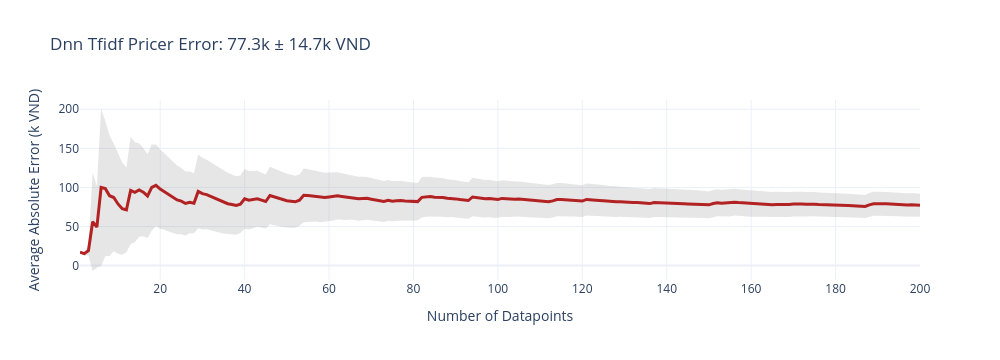
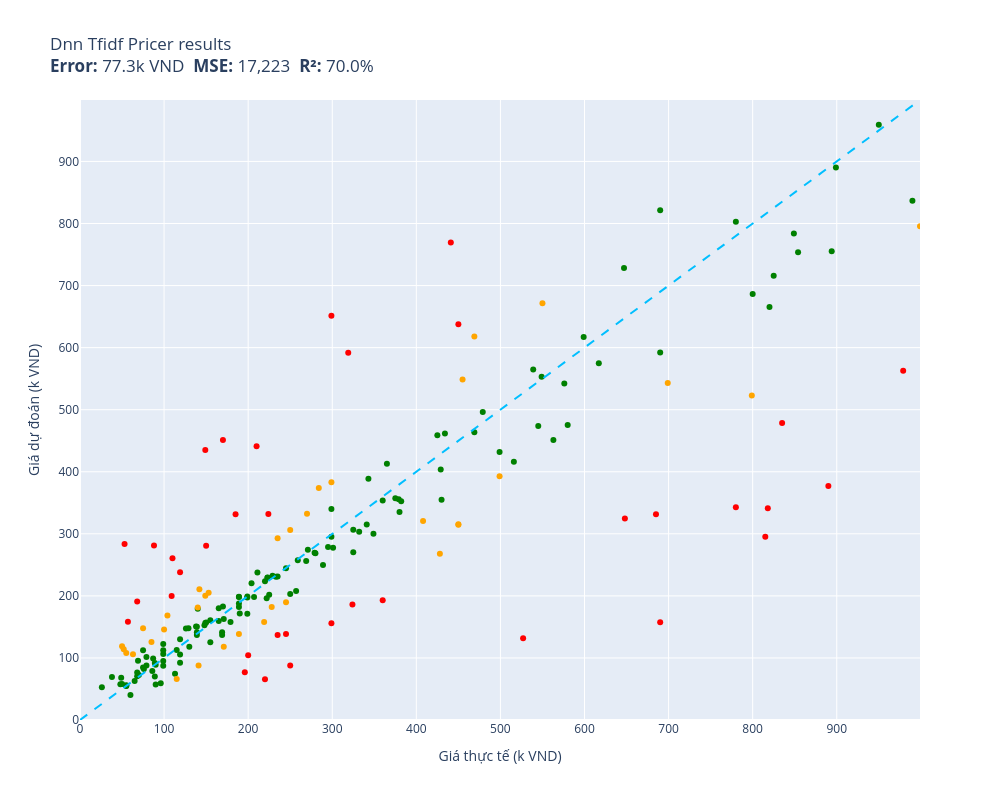

Write notebook code for charts like these, in order.
### Markdown cell above
## 6. Evaluate on 200 Test Samples

Dùng `pricer_vi_2/evaluator.py` — scatter plot + error trend chart.

### Code cell
def dnn_tfidf_pricer(item):
    return runner.inference(item)

results = evaluate(dnn_tfidf_pricer, test)
print(f"MAE: {results['mae']:.1f}k VND | MSE: {results['mse']:,.0f} | R²: {results['r2']:.1f}%")

### Figure 1 — Plotly figure (JSON) as saved in the notebook; plotly's stock layout.template omitted (floating-point values rounded to 4 significant figures; data arrays with more than 128 entries replaced by an {"elided": "..."} marker saying what was removed)
{"data": [{"fill": "toself", "fillcolor": "rgba(128,128,128,0.2)", "hoverinfo": "skip", "line": {"color": "rgba(255,255,255,0)"}, "name": "95% CI", "showlegend": false, "type": "scatter", "x": {"elided": "400 int values"}, "y": {"elided": "400 float values"}}, {"customdata": {"elided": "200x1 float values"}, "hovertemplate": "n=%{x}<br>Avg Error=%{y:.1f}k VND<br>±95% CI=%{customdata[0]:.1f}k<extra></extra>", "line": {"color": "firebrick", "width": 3}, "mode": "lines", "name": "Cumulative Avg Error", "type": "scatter", "x": {"elided": "200 int values"}, "y": {"elided": "200 float values"}}], "layout": {"height": 360, "showlegend": false, "title": {"text": "Dnn Tfidf Pricer Error: 77.3k ± 14.7k VND"}, "width": 1000, "xaxis": {"title": {"text": "Number of Datapoints"}}, "yaxis": {"title": {"text": "Average Absolute Error (k VND)"}}}}

### Figure 2 — Plotly figure (JSON) as saved in the notebook; plotly's stock layout.template omitted (floating-point values rounded to 4 significant figures; data arrays with more than 128 entries replaced by an {"elided": "..."} marker saying what was removed)
{"data": [{"customdata": {"elided": "129x1 str values"}, "hovertemplate": "%{customdata[0]}<extra></extra>", "legendgroup": "green", "marker": {"color": "green", "size": 6, "symbol": "circle"}, "mode": "markers", "name": "green", "orientation": "v", "showlegend": true, "type": "scatter", "x": {"elided": "129 int values"}, "xaxis": "x", "y": {"elided": "129 float values"}, "yaxis": "y"}, {"customdata": [["Phần Mềm Diệt Virus Trend Micro Maximum ...\\Dự đoán: 192.8k VND  Thực tế: 360.0k VND"], ["Combo Bộ sạc ANSMANN POWERLINE 4 Smart k...\\Dự đoán: 331.7k VND  Thực tế: 685.0k VND"], ["BÚA ĐA NĂNG TOTAL THMFH0126 - HÀNG CHÍNH...\\Dự đoán: 131.6k VND  Thực tế: 527.0k VND"], ["Dây đai du lịch Master Lock 4701EURDGRN ...\\Dự đoán: 186.3k VND  Thực tế: 324.0k VND"], ["Quần bơi lưng cao LMcation Anita - Vườn ...\\Dự đoán: 435.2k VND  Thực tế: 149.0k VND"], ["Giá Đỡ Dây Cáp Wi WU CH011 - Hàng Chính ...\\Dự đoán: 260.7k VND  Thực tế: 110.0k VND"], ["Lốc 4 Gói băng vệ sinh Kotex Bảo Vệ Toàn...\\Dự đoán: 76.9k VND  Thực tế: 196.0k VND"], ["Thú nhồi bông rồng sữa vô tri êm mịn - S...\\Dự đoán: 295.4k VND  Thực tế: 815.0k VND"], ["Quạt treo tường Lifan TE-1689 có remote ...\\Dự đoán: 478.5k VND  Thực tế: 835.0k VND"], ["Đồ Chơi Tay Cầm Âm Nhạc 2 TOONYKIDS - Đồ...\\Dự đoán: 331.9k VND  Thực tế: 224.0k VND"], ["Tinh Chất Dưỡng Sáng Da Vitamin C CNP De...\\Dự đoán: 342.8k VND  Thực tế: 780.0k VND"], ["Ổ Khóa Chống Trộm Thông Minh\\Dự đoán: 281.0k VND  Thực tế: 88.0k VND"], ["Sữa bột Enfagrow A+ Neuropro 4 1.7kg với...\\Dự đoán: 562.9k VND  Thực tế: 979.0k VND"], ["Thuốc Bột Nhuộm Hoa Tươi  màu thực phẩm ...\\Dự đoán: 280.8k VND  Thực tế: 150.0k VND"], ["Tấm dán patch_velcro treo tường\\Dự đoán: 65.8k VND  Thực tế: 220.0k VND"], ["Nệm cho chó mèo 40x50cm Điều Hòa phù hợp...\\Dự đoán: 104.4k VND  Thực tế: 200.0k VND"], ["Rượu Vang Chile Yali Wetland Reserva Cab...\\Dự đoán: 637.6k VND  Thực tế: 450.0k VND"], ["Miếng Lót Chuột MousePad Trải Bàn Nitend...\\Dự đoán: 238.1k VND  Thực tế: 119.0k VND"], ["AirTag Charm Strap hàng chính hãng Bone\\Dự đoán: 138.7k VND  Thực tế: 245.0k VND"], ["Kiếng Hậu Kitaco Z2 Japan 10mm\\Dự đoán: 157.4k VND  Thực tế: 690.0k VND"], ["Gấu Bông Đựng Khăn Giấy và Sọt Rác Tiện ...\\Dự đoán: 87.7k VND  Thực tế: 250.0k VND"], ["Chảo Nhôm Chống Dính You Cook 18cm\\Dự đoán: 199.8k VND  Thực tế: 109.0k VND"], ["Áo ren organza trắng Maxivic M042302\\Dự đoán: 377.2k VND  Thực tế: 890.0k VND"], ["Bộ Test Nước Emaux CE029\\Dự đoán: 441.1k VND  Thực tế: 210.0k VND"], ["Xịt Dưỡng Ẩm Eucerin Cho Da Nhạy Cảm 50m...\\Dự đoán: 451.2k VND  Thực tế: 170.0k VND"], ["Ugreen UG80110CM261TK bộ chuyển RS232 ra...\\Dự đoán: 769.4k VND  Thực tế: 441.0k VND"], ["Gối Tựa Lưng Massage Túi Khí Kéo Dãn,Tíc...\\Dự đoán: 591.6k VND  Thực tế: 319.0k VND"], ["Kẹp Gỗ Đa Năng  Dùng Để Gắp Kẹp Thức Ăn ...\\Dự đoán: 158.4k VND  Thực tế: 57.0k VND"], ["Đồ chơi lắp ráp Mô hình máy bay ném bom ...\\Dự đoán: 155.8k VND  Thực tế: 299.0k VND"], ["MŨI KHOAN ĐẤT Φ150X800MM INGCO GEA55221-...\\Dự đoán: 324.5k VND  Thực tế: 648.0k VND"], ["Hộp Nhựa 200x120x75mm - Chống nước CT\\Dự đoán: 283.5k VND  Thực tế: 53.0k VND"], ["Sữa tắm joyce & doll cho chó mèo - Sữa t...\\Dự đoán: 137.1k VND  Thực tế: 235.0k VND"], ["Bông Lau Thay Thế Cho Chổi Lau Nhà Cao C...\\Dự đoán: 190.9k VND  Thực tế: 68.0k VND"], ["(GIÁ TỐT) Giày đế xuồng nữ da bò thật mà...\\Dự đoán: 331.5k VND  Thực tế: 185.0k VND"], ["KB31EKT - Thẻ chìa khóa khách sạn Vivace...\\Dự đoán: 341.0k VND  Thực tế: 818.0k VND"], ["Tam sơn tam cấp kệ để bát hương ,nhang b...\\Dự đoán: 651.4k VND  Thực tế: 299.0k VND"]], "hovertemplate": "%{customdata[0]}<extra></extra>", "legendgroup": "red", "marker": {"color": "red", "size": 6, "symbol": "circle"}, "mode": "markers", "name": "red", "orientation": "v", "showlegend": true, "type": "scatter", "x": [360, 685, 527, 324, 149, 110, 196, 815, 835, 224, 780, 88, 979, 150, 220, 200, 450, 119, 245, 690, 250, 109, 890, 210, 170, 441, 319, 57, 299, 648, 53, 235, 68, 185, 818, 299], "xaxis": "x", "y": [192.8, 331.7, 131.6, 186.3, 435.2, 260.7, 76.91, 295.4, 478.5, 331.9, 342.8, 281.0, 562.9, 280.8, 65.81, 104.4, 637.6, 238.1, 138.7, 157.4, 87.66, 199.8, 377.2, 441.1, 451.2, 769.4, 591.6, 158.4, 155.8, 324.5, 283.5, 137.1, 190.9, 331.5, 341.0, 651.4], "yaxis": "y"}, {"customdata": [["Ugreen UG30771US230TK card mạng PCI-e 1x...\\Dự đoán: 373.7k VND  Thực tế: 284.0k VND"], ["Cặp Nút Đệm Tai Nghe Silicone Thay Thế C...\\Dự đoán: 118.8k VND  Thực tế: 50.0k VND"], ["COMBO 10 QUẦN ĐIỀU HÒA THÔNG HƠI 5083\\Dự đoán: 189.6k VND  Thực tế: 245.0k VND"], ["Combo 4 miếng dán đỡ kệ gỗ VINAVU, giúp ...\\Dự đoán: 113.9k VND  Thực tế: 52.0k VND"], ["Bịch cà phê hòa tan 3 in 1 Meet More (50...\\Dự đoán: 138.6k VND  Thực tế: 189.0k VND"], ["Ba lô, balo  laptop thời trang Hàn Quốc ...\\Dự đoán: 146.0k VND  Thực tế: 100.0k VND"], ["Mũ len liền khăn lót nỉ trùm kín cổ siêu...\\Dự đoán: 66.1k VND  Thực tế: 115.0k VND"], ["Bóng Đèn Ô Tô Xtec H15 12V 15/55W\\Dự đoán: 118.1k VND  Thực tế: 171.0k VND"], ["Kính mát nam Mắt vuông chống nắng uv thờ...\\Dự đoán: 181.4k VND  Thực tế: 140.0k VND"], ["Miếng Kính Cường Lực Chống Nhìn Trộm cho...\\Dự đoán: 314.7k VND  Thực tế: 450.0k VND"], ["Bát Ăn Trẻ Em Amori 580ml - Hàng Cao Cấp...\\Dự đoán: 106.1k VND  Thực tế: 63.0k VND"], ["BẠT CHỐNG NẮNG PHÍA TRONG KÍNH LÁI Xe Ô ...\\Dự đoán: 147.7k VND  Thực tế: 75.0k VND"], ["Combo hộp   3 món  đeo tay  xinh xắn  ph...\\Dự đoán: 157.9k VND  Thực tế: 219.0k VND"], ["Mũ Lưỡi Trai Nam Thời Trang Lính Cao Cấp...\\Dự đoán: 125.5k VND  Thực tế: 85.0k VND"], ["Balo Laptop 15.6 inch KMORE The CARTER -...\\Dự đoán: 671.6k VND  Thực tế: 550.0k VND"], ["Bình Uống Nước Cho Bé LocknLock HAP916 4...\\Dự đoán: 320.7k VND  Thực tế: 408.0k VND"], ["Khăn lụa choàng cổ 02\\Dự đoán: 200.1k VND  Thực tế: 149.0k VND"], ["Loa HP 2000 (VS)\\Dự đoán: 205.2k VND  Thực tế: 153.0k VND"], ["Bao da dành cho Samsung Galaxy Tab S6 10...\\Dự đoán: 182.0k VND  Thực tế: 228.0k VND"], ["Túi xách công sở nam dọc cao cấp chống t...\\Dự đoán: 383.2k VND  Thực tế: 299.0k VND"], ["(ẢNH THẬT) Tranh treo tường núi non hùng...\\Dự đoán: 306.0k VND  Thực tế: 250.0k VND"], ["Máy Xay Sinh Tố BlueStone BLB-5328 1.5 L...\\Dự đoán: 795.4k VND  Thực tế: 999.0k VND"], ["[Hàng Chính Hãng] Loa SoundMax A180/2...\\Dự đoán: 548.8k VND  Thực tế: 455.0k VND"], ["Combo 3 Kem Đánh Răng P/S Trắng Răng Tha...\\Dự đoán: 168.5k VND  Thực tế: 104.0k VND"], ["Bọc Vô Lăng CIND C037 Size M Màu Kem\\Dự đoán: 210.5k VND  Thực tế: 142.0k VND"], ["Wekki Đồ Chơi Lắp Ráp Tiệm Đá Bào Wk5060...\\Dự đoán: 392.7k VND  Thực tế: 499.0k VND"], ["Combo kem bôi da thuần mộc ngừa rôm sảy ...\\Dự đoán: 332.5k VND  Thực tế: 270.0k VND"], ["Mũ bucket tai bèo form tròn may nhiều mả...\\Dự đoán: 107.8k VND  Thực tế: 55.0k VND"], ["Chuột Razer DeathAdder Essential-Ergonom...\\Dự đoán: 542.9k VND  Thực tế: 699.0k VND"], ["Khóa Đồng 75 CS Series ABUS (60mm)\\Dự đoán: 522.7k VND  Thực tế: 799.0k VND"], ["Quánh Đúc Chống Dính Vân Đá Đáy Từ Ecora...\\Dự đoán: 617.9k VND  Thực tế: 469.0k VND"], ["Ốp Lưng Kính Cường Lực Trong Suốt Hoàn T...\\Dự đoán: 87.7k VND  Thực tế: 141.0k VND"], ["Bộ 6 Ly Thủy Tinh Diamond Bormioli Rocco...\\Dự đoán: 268.0k VND  Thực tế: 428.0k VND"], ["Bao da Dux Ducis dành cho iPhone 15 Pro ...\\Dự đoán: 292.9k VND  Thực tế: 235.0k VND"], ["Bộ Lắp Ghép Cho Bé 3D Mideer Translucent...\\Dự đoán: 315.2k VND  Thực tế: 450.0k VND"]], "hovertemplate": "%{customdata[0]}<extra></extra>", "legendgroup": "orange", "marker": {"color": "orange", "size": 6, "symbol": "circle"}, "mode": "markers", "name": "orange", "orientation": "v", "showlegend": true, "type": "scatter", "x": [284, 50, 245, 52, 189, 100, 115, 171, 140, 450, 63, 75, 219, 85, 550, 408, 149, 153, 228, 299, 250, 999, 455, 104, 142, 499, 270, 55, 699, 799, 469, 141, 428, 235, 450], "xaxis": "x", "y": [373.7, 118.8, 189.6, 113.9, 138.6, 146.0, 66.08, 118.1, 181.4, 314.7, 106.1, 147.7, 157.9, 125.5, 671.6, 320.7, 200.1, 205.2, 182.0, 383.2, 306.0, 795.4, 548.8, 168.5, 210.5, 392.7, 332.5, 107.8, 542.9, 522.7, 617.9, 87.69, 268.0, 292.9, 315.2], "yaxis": "y"}, {"hoverinfo": "skip", "line": {"color": "deepskyblue", "dash": "dash", "width": 2}, "mode": "lines", "name": "y = x", "showlegend": false, "type": "scatter", "x": [0, 999], "y": [0, 999]}], "layout": {"height": 800, "legend": {"title": {"text": "color"}, "tracegroupgap": 0}, "showlegend": false, "title": {"text": "Dnn Tfidf Pricer results<br><b>Error:</b> 77.3k VND  <b>MSE:</b> 17,223  <b>R²:</b> 70.0%"}, "width": 1000, "xaxis": {"anchor": "y", "domain": [0, 1], "range": [0, 999], "title": {"text": "Giá thực tế (k VND)"}}, "yaxis": {"anchor": "x", "domain": [0, 1], "range": [0, 999], "title": {"text": "Giá dự đoán (k VND)"}}}}
